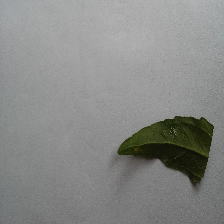
#> input picture Imagens/folha 7.png, 224 x 224 px
$ python -i pedro-seg-metrics.py   (imports and definitions only)   (older library calls are emulated)
#> lines starting #> are read from the running program, lines starting #| are printed output that depends on the picture; after the words box and inside, x2 and y2 are one past the last pixel; in counts of white or black regions, pixels touching at a corner belong together
#> further down, picture is the input picture: shape (224, 224, 3); mean B, G, R 135, 137.1, 135.9
import numpy as np
import cv2
import mahotas
import matplotlib.pyplot as plt
from scipy.spatial import distance


# [2 lines not run here, left out]
# [1 line that did not run here, left out]

def segmentacao(img):

    # Conversão para tons de cinza
    img_gray = cv2.cvtColor(img, cv2.COLOR_BGR2GRAY)
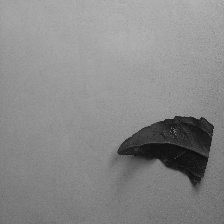
#> img_gray: shape (224, 224); min 14, max 190, mean 136.5

    #Passo 2: Blur/Suavização da imagem
    #suave = cv2.blur(img, (3, 3))
    suave = cv2.GaussianBlur(img_gray, (3, 3), 0)

    # Binarização resultando em pixels brancos e pretos
    T = mahotas.thresholding.otsu(suave)
#> T = 93
    bin = suave.copy()
    bin[bin > T] = 255
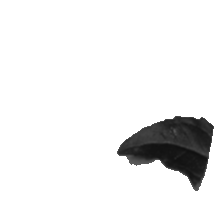
#> bin: shape (224, 224); min 16, max 255, mean 237.6
    bin[bin < 255] = 0
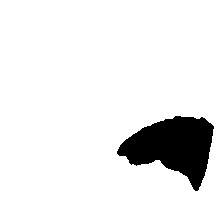
#> bin: shape (224, 224); 91.8% white; 1 black region, box (x1, y1, x2, y2) and area: (117, 116, 214, 191) 4112
    bin = cv2.bitwise_not(bin)

    # Operações morfológicas
    kernel = np.ones((5, 5), np.uint8)
    img_closing = cv2.morphologyEx(bin, cv2.MORPH_CLOSE, kernel)
#> img_closing: shape (224, 224); 8.2% white; 1 white region, box (x1, y1, x2, y2) and area: (117, 116, 214, 191) 4118
    img_opening = cv2.morphologyEx(img_closing, cv2.MORPH_OPEN, kernel)
#> img_opening: shape (224, 224); 8.2% white; 1 white region, box (x1, y1, x2, y2) and area: (118, 116, 213, 190) 4106
    img_seg = img_opening

    return img_seg

# [69 lines left out: functions area, cordenadas_horizontais, cordenadas_verticais, largura_comprimento, not called in this run]

>>> import cv2
>>> picture = cv2.imread('Imagens/folha 7.png')
>>> result = segmentacao(picture)

$ run again, on Imagens/folha 10.png
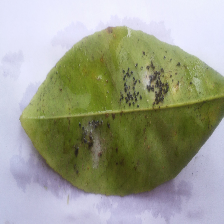
#> input picture Imagens/folha 10.png, 224 x 224 px
#> picture is the input picture: shape (224, 224, 3); mean B, G, R 143.5, 160.3, 157.4
#> T = 157
#> in segmentacao, `bin[bin < 255] = 0`:
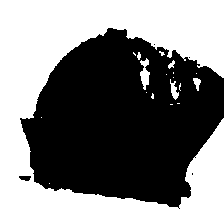
#> bin: shape (224, 224); 49.8% white; 19 white regions (13 under 20 px), largest, box (x1, y1, x2, y2) and area: (0, 0, 224, 224) 24519, (140, 58, 150, 90) 185, (170, 79, 179, 100) 94, (193, 78, 201, 91) 61, (168, 60, 175, 69) 33, (137, 52, 141, 60) 23
#> img_closing: shape (224, 224); 51% white; 4 black regions, box (x1, y1, x2, y2) and area: (0, 0, 224, 224) 24385, (141, 71, 149, 85) 106, (171, 87, 178, 98) 55, (194, 79, 200, 85) 35
#> in segmentacao, `img_opening = cv2.morphologyEx(img_closing, cv2.MORPH_OPEN, kernel)`:
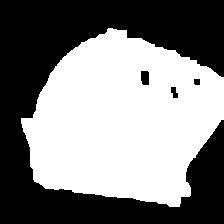
#> img_opening: shape (224, 224); 50.9% white; 4 black regions, box (x1, y1, x2, y2) and area: (0, 0, 224, 224) 24463, (141, 71, 149, 85) 106, (171, 87, 178, 98) 55, (194, 79, 200, 85) 35

$ run again, on Imagens/folha 11.png
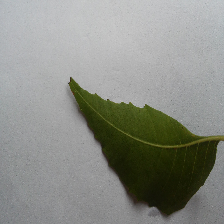
#> input picture Imagens/folha 11.png, 224 x 224 px
#> picture is the input picture: shape (224, 224, 3); mean B, G, R 134.6, 141.2, 139.1
#> in segmentacao, `img_gray = cv2.cvtColor(img, cv2.COLOR_BGR2GRAY)`:
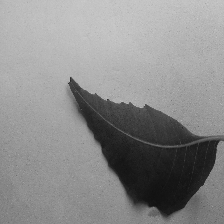
#> img_gray: shape (224, 224); min 14, max 204, mean 139.8
#> T = 104
#> in segmentacao, `bin[bin < 255] = 0`:
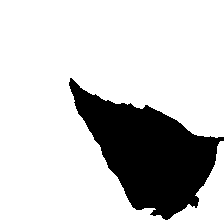
#> bin: shape (224, 224); 79.2% white; 1 black region, box (x1, y1, x2, y2) and area: (69, 78, 224, 220) 10412
#> img_closing: shape (224, 224); 20.8% white; 1 white region, box (x1, y1, x2, y2) and area: (69, 78, 224, 220) 10447
#> img_opening: shape (224, 224); 20.7% white; 1 white region, box (x1, y1, x2, y2) and area: (70, 81, 220, 219) 10390

$ run again, on Imagens/folha 12.png
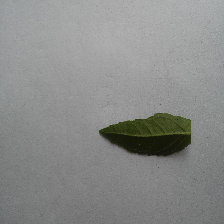
#> input picture Imagens/folha 12.png, 224 x 224 px
#> picture is the input picture: shape (224, 224, 3); mean B, G, R 137.3, 139, 137.8
#> in segmentacao, `img_gray = cv2.cvtColor(img, cv2.COLOR_BGR2GRAY)`:
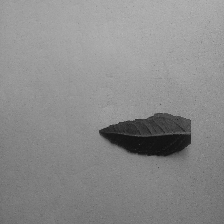
#> img_gray: shape (224, 224); min 15, max 183, mean 138.4
#> T = 95
#> in segmentacao, `bin[bin < 255] = 0`:
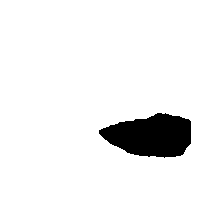
#> bin: shape (224, 224); 94.1% white; 1 black region, box (x1, y1, x2, y2) and area: (99, 113, 191, 158) 2954
#> img_closing: shape (224, 224); 5.9% white; 1 white region, box (x1, y1, x2, y2) and area: (99, 113, 191, 158) 2957
#> img_opening: shape (224, 224); 5.9% white; 1 white region, box (x1, y1, x2, y2) and area: (100, 113, 191, 157) 2950
